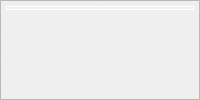
              <widget class="QFrame" name="IMU_frame">
               <property name="sizePolicy">
                <sizepolicy hsizetype="Preferred" vsizetype="Preferred">
                 <horstretch>0</horstretch>
                 <verstretch>0</verstretch>
                </sizepolicy>
               </property>
               <property name="frameShape">
                <enum>QFrame::StyledPanel</enum>
               </property>
               <property name="frameShadow">
                <enum>QFrame::Sunken</enum>
               </property>
               <layout class="QGridLayout" name="gridLayout_4">
                <property name="leftMargin">
                 <number>5</number>
                </property>
                <property name="topMargin">
                 <number>5</number>
                </property>
                <property name="rightMargin">
                 <number>5</number>
                </property>
                <property name="bottomMargin">
                 <number>5</number>
                </property>
                <property name="spacing">
                 <number>5</number>
                </property>
                <item row="0" column="0" colspan="4">
                 <widget class="QLabel" name="IMU_title_label">
                  <property name="sizePolicy">
                   <sizepolicy hsizetype="Preferred" vsizetype="Fixed">
                    <horstretch>0</horstretch>
                    <verstretch>0</verstretch>
                   </sizepolicy>
                  </property>
                  <property name="font">
                   <font>
                    <pointsize>-1</pointsize>
                   </font>
                  </property>
                  <property name="styleSheet">
                   <string notr="true">color:rgb(255, 255, 255);</string>
                  </property>
                  <property name="frameShape">
                   <enum>QFrame::Box</enum>
                  </property>
                  <property name="text">
                   <string>IMU</string>
                  </property>
                  <property name="alignment">
                   <set>Qt::AlignCenter</set>
                  </property>
                 </widget>
                </item>
                <item row="7" column="0">
                 <widget class="QLabel" name="mag_dec_label">
                  <property name="sizePolicy">
                   <sizepolicy hsizetype="Preferred" vsizetype="Preferred">
                    <horstretch>0</horstretch>
                    <verstretch>0</verstretch>
                   </sizepolicy>
                  </property>
                  <property name="font">
                   <font>
                    <pointsize>-1</pointsize>
                   </font>
                  </property>
                  <property name="styleSheet">
                   <string notr="true">color:rgb(255, 255, 255);</string>
                  </property>
                  <property name="text">
                   <string>Mag. Dec.</string>
                  </property>
                 </widget>
                </item>
                <item row="2" column="3">
                 <widget class="QLabel" name="imu_update_rate">
                  <property name="sizePolicy">
                   <sizepolicy hsizetype="Preferred" vsizetype="Preferred">
                    <horstretch>0</horstretch>
                    <verstretch>0</verstretch>
                   </sizepolicy>
                  </property>
                  <property name="font">
                   <font>
                    <pointsize>-1</pointsize>
                   </font>
                  </property>
                  <property name="styleSheet">
                   <string notr="true">color:rgb(255, 255, 255);</string>
                  </property>
                  <property name="text">
                   <string>val</string>
                  </property>
                 </widget>
                </item>
                <item row="3" column="0">
                 <widget class="QLabel" name="noise_imu_accel_label">
                  <property name="sizePolicy">
                   <sizepolicy hsizetype="Preferred" vsizetype="Preferred">
                    <horstretch>0</horstretch>
                    <verstretch>0</verstretch>
                   </sizepolicy>
                  </property>
                  <property name="font">
                   <font>
                    <pointsize>-1</pointsize>
                   </font>
                  </property>
                  <property name="styleSheet">
                   <string notr="true">color:rgb(255, 255, 255);</string>
                  </property>
                  <property name="text">
                   <string>Noise</string>
                  </property>
                 </widget>
                </item>
                <item row="6" column="0">
                 <widget class="QLabel" name="noise_imu_offsets_label">
                  <property name="sizePolicy">
                   <sizepolicy hsizetype="Preferred" vsizetype="Preferred">
                    <horstretch>0</horstretch>
                    <verstretch>0</verstretch>
                   </sizepolicy>
                  </property>
                  <property name="font">
                   <font>
                    <pointsize>-1</pointsize>
                   </font>
                  </property>
                  <property name="styleSheet">
                   <string notr="true">color:rgb(255, 255, 255);</string>
                  </property>
                  <property name="text">
                   <string>Noise</string>
                  </property>
                 </widget>
                </item>
                <item row="5" column="1">
                 <widget class="QLabel" name="imu_rpy_offsets">
                  <property name="sizePolicy">
                   <sizepolicy hsizetype="Preferred" vsizetype="Preferred">
                    <horstretch>0</horstretch>
                    <verstretch>0</verstretch>
                   </sizepolicy>
                  </property>
                  <property name="font">
                   <font>
                    <pointsize>-1</pointsize>
                   </font>
                  </property>
                  <property name="styleSheet">
                   <string notr="true">color:rgb(255, 255, 255);</string>
                  </property>
                  <property name="text">
                   <string>val</string>
                  </property>
                 </widget>
                </item>
                <item row="3" column="1">
                 <widget class="QLabel" name="imu_accel_noise">
                  <property name="sizePolicy">
                   <sizepolicy hsizetype="Preferred" vsizetype="Preferred">
                    <horstretch>0</horstretch>
                    <verstretch>0</verstretch>
                   </sizepolicy>
                  </property>
                  <property name="font">
                   <font>
                    <pointsize>-1</pointsize>
                   </font>
                  </property>
                  <property name="styleSheet">
                   <string notr="true">color:rgb(255, 255, 255);</string>
                  </property>
                  <property name="text">
                   <string>val</string>
                  </property>
                 </widget>
                </item>
                <item row="2" column="0">
                 <widget class="QLabel" name="drift_imu_label">
                  <property name="sizePolicy">
                   <sizepolicy hsizetype="Preferred" vsizetype="Preferred">
                    <horstretch>0</horstretch>
                    <verstretch>0</verstretch>
                   </sizepolicy>
                  </property>
                  <property name="font">
                   <font>
                    <pointsize>-1</pointsize>
                   </font>
                  </property>
                  <property name="styleSheet">
                   <string notr="true">color:rgb(255, 255, 255);</string>
                  </property>
                  <property name="text">
                   <string>Drift</string>
                  </property>
                 </widget>
                </item>
                <item row="2" column="1">
                 <widget class="QLabel" name="imu_accel_drift">
                  <property name="sizePolicy">
                   <sizepolicy hsizetype="Preferred" vsizetype="Preferred">
                    <horstretch>0</horstretch>
                    <verstretch>0</verstretch>
                   </sizepolicy>
                  </property>
                  <property name="font">
                   <font>
                    <pointsize>-1</pointsize>
                   </font>
                  </property>
                  <property name="styleSheet">
                   <string notr="true">color:rgb(255, 255, 255);</string>
                  </property>
                  <property name="text">
                   <string>val</string>
                  </property>
                 </widget>
                </item>
                <item row="7" column="1">
                 <widget class="QLabel" name="mag_dec_val_UNUSED">
                  <property name="sizePolicy">
                   <sizepolicy hsizetype="Preferred" vsizetype="Preferred">
                    <horstretch>0</horstretch>
                    <verstretch>0</verstretch>
                   </sizepolicy>
                  </property>
                  <property name="font">
                   <font>
                    <pointsize>-1</pointsize>
                   </font>
                  </property>
                  <property name="styleSheet">
                   <string notr="true">color:rgb(255, 255, 255);</string>
                  </property>
                  <property name="text">
                   <string>val</string>
                  </property>
                 </widget>
                </item>
                <item row="5" column="0">
                 <widget class="QLabel" name="offsets_label">
                  <property name="sizePolicy">
                   <sizepolicy hsizetype="Preferred" vsizetype="Preferred">
                    <horstretch>0</horstretch>
                    <verstretch>0</verstretch>
                   </sizepolicy>
                  </property>
                  <property name="font">
                   <font>
                    <pointsize>-1</pointsize>
                   </font>
                  </property>
                  <property name="styleSheet">
                   <string notr="true">color:rgb(255, 255, 255);</string>
                  </property>
                  <property name="text">
                   <string>Offsets</string>
                  </property>
                 </widget>
                </item>
                <item row="6" column="1">
                 <widget class="QLabel" name="imu_noise">
                  <property name="sizePolicy">
                   <sizepolicy hsizetype="Preferred" vsizetype="Preferred">
                    <horstretch>0</horstretch>
                    <verstretch>0</verstretch>
                   </sizepolicy>
                  </property>
                  <property name="font">
                   <font>
                    <pointsize>-1</pointsize>
                   </font>
                  </property>
                  <property name="styleSheet">
                   <string notr="true">color:rgb(255, 255, 255);</string>
                  </property>
                  <property name="text">
                   <string>val</string>
                  </property>
                 </widget>
                </item>
                <item row="3" column="2">
                 <widget class="QLabel" name="imu_update_drift_label">
                  <property name="sizePolicy">
                   <sizepolicy hsizetype="Preferred" vsizetype="Preferred">
                    <horstretch>0</horstretch>
                    <verstretch>0</verstretch>
                   </sizepolicy>
                  </property>
                  <property name="font">
                   <font>
                    <pointsize>-1</pointsize>
                   </font>
                  </property>
                  <property name="styleSheet">
                   <string notr="true">color:rgb(255, 255, 255);</string>
                  </property>
                  <property name="text">
                   <string>Drift</string>
                  </property>
                 </widget>
                </item>
                <item row="2" column="2">
                 <widget class="QLabel" name="imu_update_rate_label">
                  <property name="sizePolicy">
                   <sizepolicy hsizetype="Preferred" vsizetype="Preferred">
                    <horstretch>0</horstretch>
                    <verstretch>0</verstretch>
                   </sizepolicy>
                  </property>
                  <property name="font">
                   <font>
                    <pointsize>-1</pointsize>
                   </font>
                  </property>
                  <property name="styleSheet">
                   <string notr="true">color:rgb(255, 255, 255);</string>
                  </property>
                  <property name="text">
                   <string>Rate</string>
                  </property>
                 </widget>
                </item>
                <item row="3" column="3">
                 <widget class="QLabel" name="imu_rate_drift">
                  <property name="sizePolicy">
                   <sizepolicy hsizetype="Preferred" vsizetype="Preferred">
                    <horstretch>0</horstretch>
                    <verstretch>0</verstretch>
                   </sizepolicy>
                  </property>
                  <property name="font">
                   <font>
                    <pointsize>-1</pointsize>
                   </font>
                  </property>
                  <property name="styleSheet">
                   <string notr="true">color:rgb(255, 255, 255);</string>
                  </property>
                  <property name="text">
                   <string>val</string>
                  </property>
                 </widget>
                </item>
                <item row="4" column="2">
                 <widget class="QLabel" name="imu_update_noise_label">
                  <property name="sizePolicy">
                   <sizepolicy hsizetype="Preferred" vsizetype="Preferred">
                    <horstretch>0</horstretch>
                    <verstretch>0</verstretch>
                   </sizepolicy>
                  </property>
                  <property name="font">
                   <font>
                    <pointsize>-1</pointsize>
                   </font>
                  </property>
                  <property name="styleSheet">
                   <string notr="true">color:rgb(255, 255, 255);</string>
                  </property>
                  <property name="text">
                   <string>Noise</string>
                  </property>
                 </widget>
                </item>
                <item row="6" column="2">
                 <widget class="QLabel" name="heading_drift_label">
                  <property name="sizePolicy">
                   <sizepolicy hsizetype="Preferred" vsizetype="Preferred">
                    <horstretch>0</horstretch>
                    <verstretch>0</verstretch>
                   </sizepolicy>
                  </property>
                  <property name="font">
                   <font>
                    <pointsize>-1</pointsize>
                   </font>
                  </property>
                  <property name="styleSheet">
                   <string notr="true">color:rgb(255, 255, 255);</string>
                  </property>
                  <property name="text">
                   <string>Drift</string>
                  </property>
                 </widget>
                </item>
                <item row="7" column="2">
                 <widget class="QLabel" name="heading_noise_label">
                  <property name="sizePolicy">
                   <sizepolicy hsizetype="Preferred" vsizetype="Preferred">
                    <horstretch>0</horstretch>
                    <verstretch>0</verstretch>
                   </sizepolicy>
                  </property>
                  <property name="font">
                   <font>
                    <pointsize>-1</pointsize>
                   </font>
                  </property>
                  <property name="styleSheet">
                   <string notr="true">color:rgb(255, 255, 255);</string>
                  </property>
                  <property name="text">
                   <string>Noise</string>
                  </property>
                 </widget>
                </item>
                <item row="4" column="3">
                 <widget class="QLabel" name="imu_rate_noise">
                  <property name="sizePolicy">
                   <sizepolicy hsizetype="Preferred" vsizetype="Preferred">
                    <horstretch>0</horstretch>
                    <verstretch>0</verstretch>
                   </sizepolicy>
                  </property>
                  <property name="font">
                   <font>
                    <pointsize>-1</pointsize>
                   </font>
                  </property>
                  <property name="styleSheet">
                   <string notr="true">color:rgb(255, 255, 255);</string>
                  </property>
                  <property name="text">
                   <string>val</string>
                  </property>
                 </widget>
                </item>
                <item row="6" column="3">
                 <widget class="QLabel" name="imu_heading_drift">
                  <property name="sizePolicy">
                   <sizepolicy hsizetype="Preferred" vsizetype="Preferred">
                    <horstretch>0</horstretch>
                    <verstretch>0</verstretch>
                   </sizepolicy>
                  </property>
                  <property name="font">
                   <font>
                    <pointsize>-1</pointsize>
                   </font>
                  </property>
                  <property name="styleSheet">
                   <string notr="true">color:rgb(255, 255, 255);</string>
                  </property>
                  <property name="text">
                   <string>val</string>
                  </property>
                 </widget>
                </item>
                <item row="7" column="3">
                 <widget class="QLabel" name="imu_heading_noise">
                  <property name="sizePolicy">
                   <sizepolicy hsizetype="Preferred" vsizetype="Preferred">
                    <horstretch>0</horstretch>
                    <verstretch>0</verstretch>
                   </sizepolicy>
                  </property>
                  <property name="font">
                   <font>
                    <pointsize>-1</pointsize>
                   </font>
                  </property>
                  <property name="styleSheet">
                   <string notr="true">color:rgb(255, 255, 255);</string>
                  </property>
                  <property name="text">
                   <string>val</string>
                  </property>
                 </widget>
                </item>
                <item row="1" column="0" colspan="2">
                 <widget class="QLabel" name="accel_label">
                  <property name="sizePolicy">
                   <sizepolicy hsizetype="Preferred" vsizetype="Preferred">
                    <horstretch>0</horstretch>
                    <verstretch>0</verstretch>
                   </sizepolicy>
                  </property>
                  <property name="font">
                   <font>
                    <pointsize>-1</pointsize>
                   </font>
                  </property>
                  <property name="styleSheet">
                   <string notr="true">color:rgb(255, 255, 255);</string>
                  </property>
                  <property name="frameShape">
                   <enum>QFrame::NoFrame</enum>
                  </property>
                  <property name="frameShadow">
                   <enum>QFrame::Plain</enum>
                  </property>
                  <property name="text">
                   <string>Acceleration</string>
                  </property>
                  <property name="indent">
                   <number>-1</number>
                  </property>
                 </widget>
                </item>
                <item row="1" column="2" colspan="2">
                 <widget class="QLabel" name="imu_update_label">
                  <property name="sizePolicy">
                   <sizepolicy hsizetype="Preferred" vsizetype="Preferred">
                    <horstretch>0</horstretch>
                    <verstretch>0</verstretch>
                   </sizepolicy>
                  </property>
                  <property name="font">
                   <font>
                    <pointsize>-1</pointsize>
                   </font>
                  </property>
                  <property name="styleSheet">
                   <string notr="true">color:rgb(255, 255, 255);</string>
                  </property>
                  <property name="text">
                   <string>Update</string>
                  </property>
                 </widget>
                </item>
                <item row="5" column="2" colspan="2">
                 <widget class="QLabel" name="heading_label">
                  <property name="sizePolicy">
                   <sizepolicy hsizetype="Preferred" vsizetype="Preferred">
                    <horstretch>0</horstretch>
                    <verstretch>0</verstretch>
                   </sizepolicy>
                  </property>
                  <property name="font">
                   <font>
                    <pointsize>-1</pointsize>
                   </font>
                  </property>
                  <property name="styleSheet">
                   <string notr="true">color:rgb(255, 255, 255);</string>
                  </property>
                  <property name="text">
                   <string>Heading</string>
                  </property>
                 </widget>
                </item>
                <item row="4" column="0" colspan="2">
                 <widget class="QLabel" name="RPY_label">
                  <property name="sizePolicy">
                   <sizepolicy hsizetype="Preferred" vsizetype="Preferred">
                    <horstretch>0</horstretch>
                    <verstretch>0</verstretch>
                   </sizepolicy>
                  </property>
                  <property name="font">
                   <font>
                    <pointsize>-1</pointsize>
                   </font>
                  </property>
                  <property name="styleSheet">
                   <string notr="true">color:rgb(255, 255, 255);</string>
                  </property>
                  <property name="text">
                   <string>RPY</string>
                  </property>
                 </widget>
                </item>
               </layout>
              </widget>
